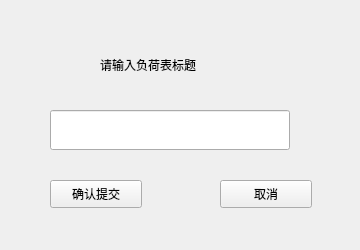
<?xml version="1.0" encoding="UTF-8"?>
<ui version="4.0">
 <class>titleEdit</class>
 <widget class="QWidget" name="titleEdit">
  <property name="geometry">
   <rect>
    <x>0</x>
    <y>0</y>
    <width>360</width>
    <height>250</height>
   </rect>
  </property>
  <property name="windowTitle">
   <string>Form</string>
  </property>
  <widget class="QPushButton" name="pushButton">
   <property name="geometry">
    <rect>
     <x>50</x>
     <y>180</y>
     <width>92</width>
     <height>28</height>
    </rect>
   </property>
   <property name="text">
    <string>确认提交</string>
   </property>
  </widget>
  <widget class="QPushButton" name="pushButton_2">
   <property name="geometry">
    <rect>
     <x>220</x>
     <y>180</y>
     <width>92</width>
     <height>28</height>
    </rect>
   </property>
   <property name="text">
    <string>取消</string>
   </property>
  </widget>
  <widget class="QLineEdit" name="lineEdit">
   <property name="geometry">
    <rect>
     <x>50</x>
     <y>110</y>
     <width>240</width>
     <height>40</height>
    </rect>
   </property>
  </widget>
  <widget class="QLabel" name="label">
   <property name="geometry">
    <rect>
     <x>100</x>
     <y>50</y>
     <width>130</width>
     <height>30</height>
    </rect>
   </property>
   <property name="text">
    <string>请输入负荷表标题</string>
   </property>
   <property name="scaledContents">
    <bool>false</bool>
   </property>
  </widget>
 </widget>
 <resources/>
 <connections/>
</ui>
